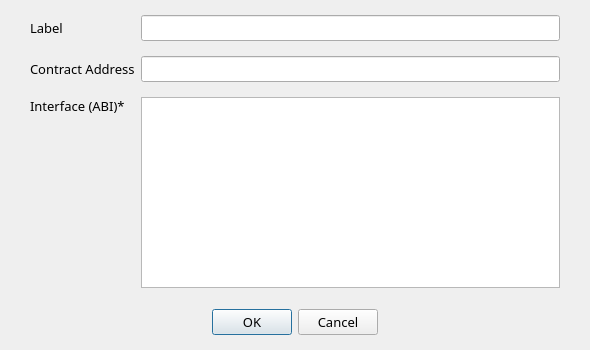
<?xml version="1.0" encoding="UTF-8"?>
<ui version="4.0">
 <class>EditContractInfoDialog</class>
 <widget class="QDialog" name="EditContractInfoDialog">
  <property name="geometry">
   <rect>
    <x>0</x>
    <y>0</y>
    <width>590</width>
    <height>350</height>
   </rect>
  </property>
  <property name="font">
   <font>
    <family>Source Sans Pro</family>
    <pointsize>10</pointsize>
   </font>
  </property>
  <property name="windowTitle">
   <string>Dialog</string>
  </property>
  <layout class="QVBoxLayout" name="verticalLayout">
   <property name="leftMargin">
    <number>0</number>
   </property>
   <property name="topMargin">
    <number>15</number>
   </property>
   <property name="rightMargin">
    <number>0</number>
   </property>
   <property name="bottomMargin">
    <number>0</number>
   </property>
   <item>
    <layout class="QGridLayout" name="gridLayout">
     <property name="leftMargin">
      <number>30</number>
     </property>
     <property name="rightMargin">
      <number>30</number>
     </property>
     <property name="verticalSpacing">
      <number>15</number>
     </property>
     <item row="0" column="1">
      <widget class="QLineEdit" name="labelEdit"/>
     </item>
     <item row="0" column="0">
      <widget class="QLabel" name="labelName">
       <property name="text">
        <string>Label</string>
       </property>
      </widget>
     </item>
     <item row="1" column="0">
      <widget class="QLabel" name="labelAddress">
       <property name="text">
        <string>Contract Address</string>
       </property>
      </widget>
     </item>
     <item row="1" column="1">
      <widget class="QValidatedLineEdit" name="addressEdit"/>
     </item>
     <item row="2" column="1">
      <widget class="QValidatedTextEdit" name="ABIEdit"/>
     </item>
     <item row="2" column="0">
      <layout class="QVBoxLayout" name="verticalLayout_3">
       <item>
        <widget class="QLabel" name="labelABI">
         <property name="styleSheet">
          <string notr="true">c</string>
         </property>
         <property name="text">
          <string>Interface (ABI)*</string>
         </property>
        </widget>
       </item>
       <item>
        <spacer name="verticalSpacer">
         <property name="orientation">
          <enum>Qt::Vertical</enum>
         </property>
         <property name="sizeHint" stdset="0">
          <size>
           <width>20</width>
           <height>40</height>
          </size>
         </property>
        </spacer>
       </item>
      </layout>
     </item>
    </layout>
   </item>
   <item>
    <widget class="QWidget" name="buttonsContainerWhite" native="true">
     <layout class="QHBoxLayout" name="horizontalLayout">
      <property name="leftMargin">
       <number>30</number>
      </property>
      <property name="topMargin">
       <number>15</number>
      </property>
      <property name="rightMargin">
       <number>30</number>
      </property>
      <property name="bottomMargin">
       <number>15</number>
      </property>
      <item>
       <widget class="QDialogButtonBox" name="buttonBox">
        <property name="styleSheet">
         <string notr="true"/>
        </property>
        <property name="orientation">
         <enum>Qt::Horizontal</enum>
        </property>
        <property name="standardButtons">
         <set>QDialogButtonBox::Cancel|QDialogButtonBox::Ok</set>
        </property>
        <property name="centerButtons">
         <bool>true</bool>
        </property>
       </widget>
      </item>
     </layout>
    </widget>
   </item>
  </layout>
 </widget>
 <customwidgets>
  <customwidget>
   <class>QValidatedLineEdit</class>
   <extends>QLineEdit</extends>
   <header>qvalidatedlineedit.h</header>
  </customwidget>
  <customwidget>
   <class>QValidatedTextEdit</class>
   <extends>QTextEdit</extends>
   <header>qvalidatedtextedit.h</header>
  </customwidget>
 </customwidgets>
 <resources/>
 <connections>
  <connection>
   <sender>buttonBox</sender>
   <signal>accepted()</signal>
   <receiver>EditContractInfoDialog</receiver>
   <slot>accept()</slot>
   <hints>
    <hint type="sourcelabel">
     <x>248</x>
     <y>254</y>
    </hint>
    <hint type="destinationlabel">
     <x>157</x>
     <y>274</y>
    </hint>
   </hints>
  </connection>
  <connection>
   <sender>buttonBox</sender>
   <signal>rejected()</signal>
   <receiver>EditContractInfoDialog</receiver>
   <slot>reject()</slot>
   <hints>
    <hint type="sourcelabel">
     <x>316</x>
     <y>260</y>
    </hint>
    <hint type="destinationlabel">
     <x>286</x>
     <y>274</y>
    </hint>
   </hints>
  </connection>
 </connections>
</ui>
